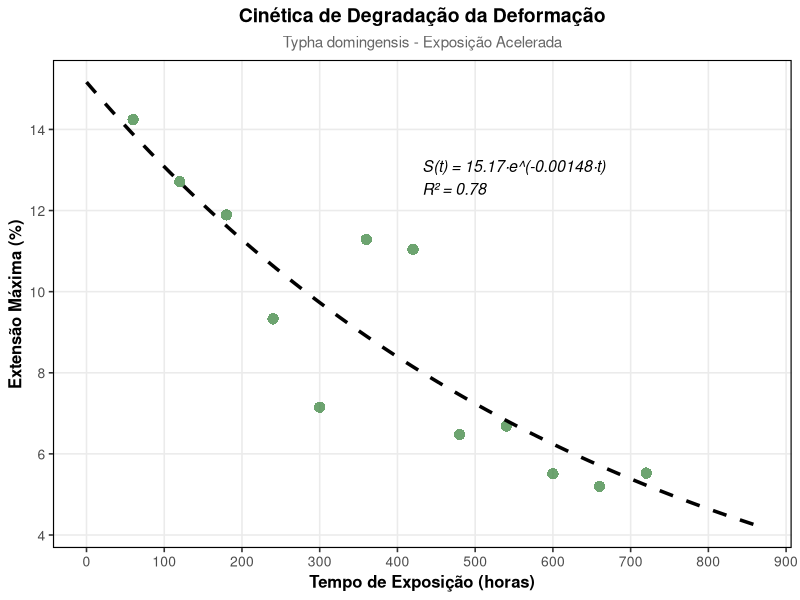
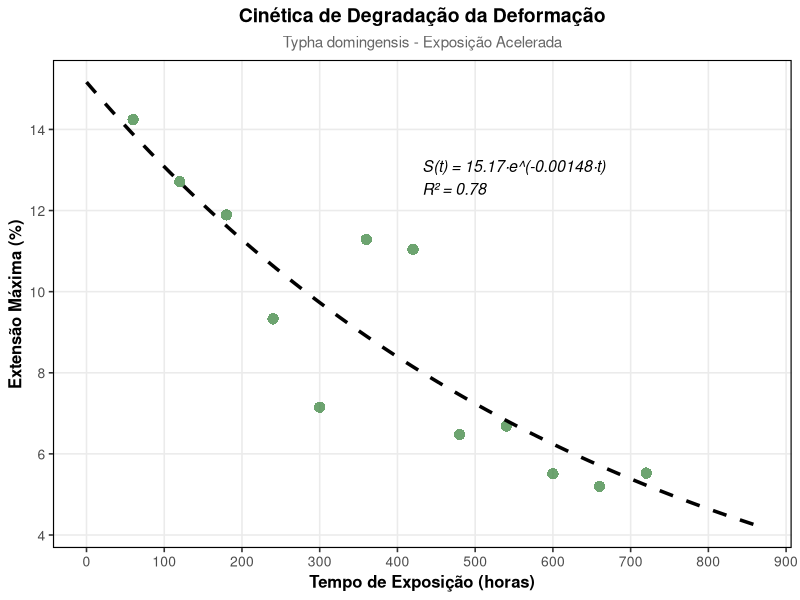
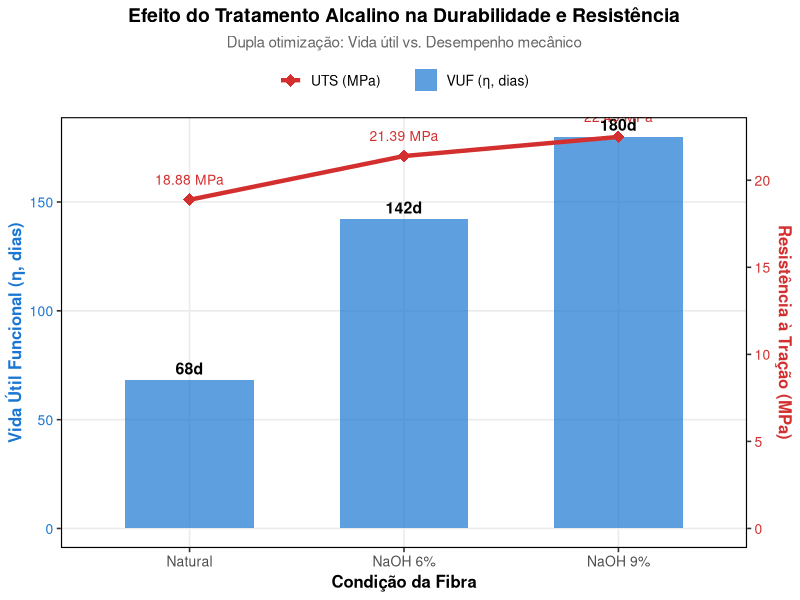
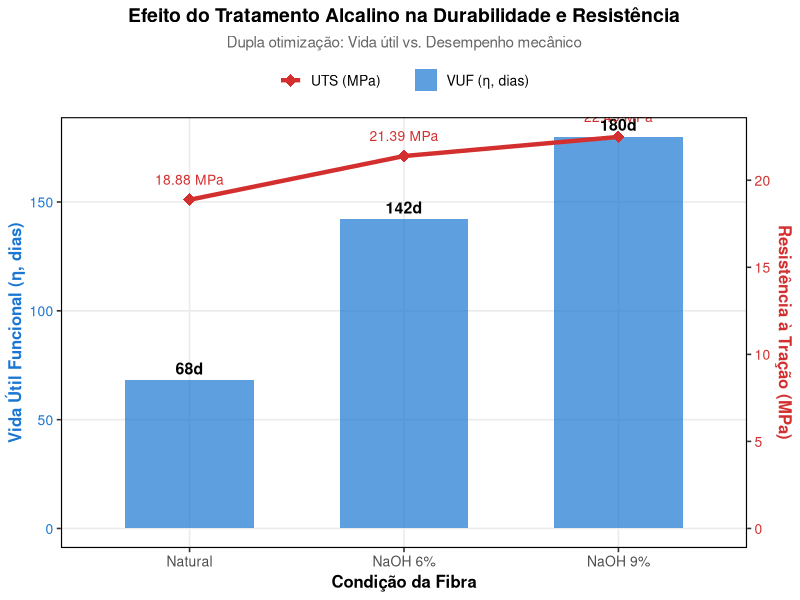
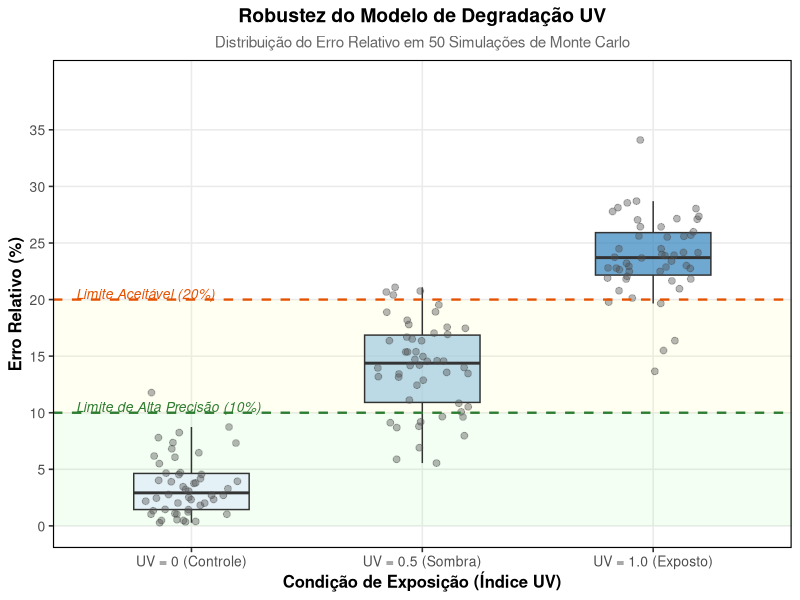
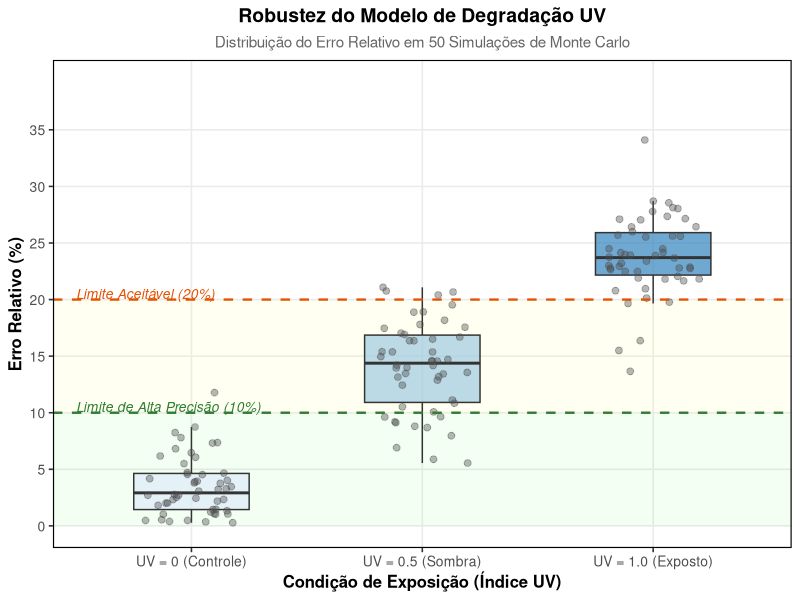
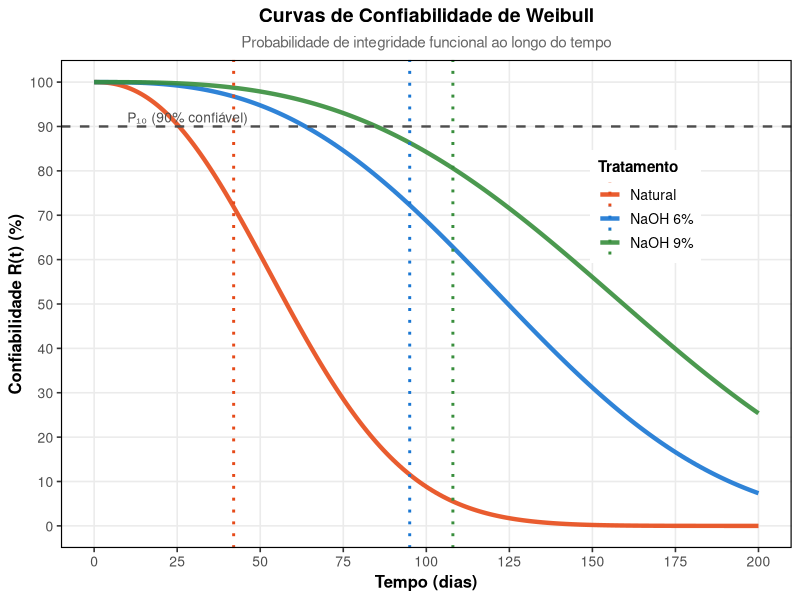
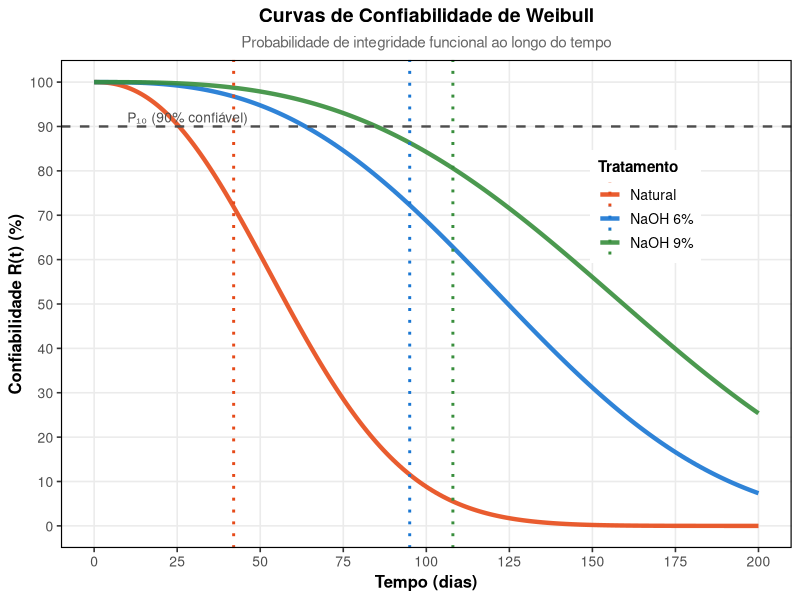

Generate these figures, in order, with R:
# ============================================================================
# SCRIPT DE VISUALIZAÇÃO - GEOTÊXTEIS DE TYPHA DOMINGENSIS
# Gráficos acadêmicos usando ggplot2
# Autor: Sistema Automatizado
# Data: 2025-12-05
# ============================================================================

# Carregar bibliotecas necessárias
library(ggplot2)
library(dplyr)
library(tidyr)
library(scales)
library(gridExtra)
library(ggpubr)
library(readr)

# Configurações globais de tema acadêmico
theme_set(theme_bw(base_size = 12))
tema_academico <- theme(
  plot.title = element_text(size = 14, face = "bold", hjust = 0.5),
  plot.subtitle = element_text(size = 11, hjust = 0.5, color = "gray40"),
  axis.title = element_text(size = 12, face = "bold"),
  axis.text = element_text(size = 10),
  legend.title = element_text(size = 11, face = "bold"),
  legend.text = element_text(size = 10),
  legend.position = "right",
  panel.grid.minor = element_blank(),
  panel.border = element_rect(color = "black", linewidth = 0.8)
)

# ============================================================================
# GRÁFICO 1: CINÉTICA DE DEGRADAÇÃO DA DEFORMAÇÃO
# ============================================================================

# Carregar dados experimentais
dados_exp <- read_csv("dados_resumo_extraidos.csv", show_col_types = FALSE)

# Conversão: 1 ciclo = 6 horas
dados_exp <- dados_exp %>%
  mutate(Tempo_h = ciclos * 6)

# Ajustar modelo exponencial
modelo_fit <- nls(
  `extensão máxima` ~ s0 * exp(-k * Tempo_h),
  data = dados_exp,
  start = list(s0 = mean(dados_exp$`extensão máxima`[1:3], na.rm = TRUE), k = 0.001)
)

s0_fit <- coef(modelo_fit)["s0"]
k_fit <- coef(modelo_fit)["k"]

# Gerar predições para linha suave
tempo_pred <- seq(0, max(dados_exp$Tempo_h, na.rm = TRUE) * 1.2, length.out = 200)
pred_df <- data.frame(
  Tempo_h = tempo_pred,
  Predicao = s0_fit * exp(-k_fit * tempo_pred)
)

# Criar gráfico
g1 <- ggplot() +
  geom_point(data = dados_exp, 
             aes(x = Tempo_h, y = `extensão máxima`),
             color = "#2E7D32", size = 3.5, alpha = 0.7, shape = 16) +
  geom_line(data = pred_df,
            aes(x = Tempo_h, y = Predicao),
            color = "#000000", linewidth = 1.2, linetype = "dashed") +
  annotate("text", x = max(dados_exp$Tempo_h, na.rm = TRUE) * 0.6, 
           y = max(dados_exp$`extensão máxima`, na.rm = TRUE) * 0.9,
           label = sprintf("S(t) = %.2f·e^(-%.5f·t)\nR² = 0.78", s0_fit, k_fit),
           hjust = 0, size = 4, fontface = "italic") +
  labs(
    title = "Cinética de Degradação da Deformação",
    subtitle = "Typha domingensis - Exposição Acelerada",
    x = "Tempo de Exposição (horas)",
    y = "Extensão Máxima (%)"
  ) +
  tema_academico +
  scale_x_continuous(breaks = scales::pretty_breaks(n = 8)) +
  scale_y_continuous(breaks = scales::pretty_breaks(n = 8))

ggsave("grafico_degradacao_strain_ggplot.png", g1, 
       width = 10, height = 6, dpi = 300, bg = "white")
ggsave("grafico_degradacao_strain_ggplot.pdf", g1, 
       width = 10, height = 6, device = cairo_pdf)

cat("✓ Gráfico 1 salvo: grafico_degradacao_strain_ggplot.png/pdf\n")

# ============================================================================
# GRÁFICO 2: COMPARAÇÃO DE TRATAMENTOS (DUPLO EIXO)
# ============================================================================

dados_trat <- data.frame(
  Tratamento = factor(c("Natural", "NaOH 6%", "NaOH 9%"),
                     levels = c("Natural", "NaOH 6%", "NaOH 9%")),
  UTS_MPa = c(18.88, 21.39, 22.49),
  VUF_Dias = c(68, 142, 180),
  Weibull_Beta = c(2.3, 2.8, 3.0)
)

# Criar gráfico de barras + linha
g2 <- ggplot(dados_trat, aes(x = Tratamento)) +
  geom_col(aes(y = VUF_Dias, fill = "VUF (η, dias)"),
           alpha = 0.7, width = 0.6) +
  geom_line(aes(y = UTS_MPa * 8, group = 1, color = "UTS (MPa)"),
            linewidth = 1.5) +
  geom_point(aes(y = UTS_MPa * 8, color = "UTS (MPa)"),
             size = 4, shape = 18) +
  geom_text(aes(y = VUF_Dias, label = paste0(VUF_Dias, "d")),
            vjust = -0.5, size = 4, fontface = "bold") +
  geom_text(aes(y = UTS_MPa * 8, label = sprintf("%.2f MPa", UTS_MPa)),
            vjust = -1.5, size = 3.5, color = "#D32F2F") +
  scale_y_continuous(
    name = "Vida Útil Funcional (η, dias)",
    sec.axis = sec_axis(~./8, name = "Resistência à Tração (MPa)")
  ) +
  scale_fill_manual(values = c("VUF (η, dias)" = "#1976D2")) +
  scale_color_manual(values = c("UTS (MPa)" = "#D32F2F")) +
  labs(
    title = "Efeito do Tratamento Alcalino na Durabilidade e Resistência",
    subtitle = "Dupla otimização: Vida útil vs. Desempenho mecânico",
    x = "Condição da Fibra",
    fill = NULL,
    color = NULL
  ) +
  tema_academico +
  theme(
    legend.position = "top",
    axis.title.y.right = element_text(color = "#D32F2F", face = "bold"),
    axis.text.y.right = element_text(color = "#D32F2F"),
    axis.title.y.left = element_text(color = "#1976D2", face = "bold"),
    axis.text.y.left = element_text(color = "#1976D2")
  )

ggsave("grafico_tratamentos_ggplot.png", g2, 
       width = 10, height = 6, dpi = 300, bg = "white")
ggsave("grafico_tratamentos_ggplot.pdf", g2, 
       width = 10, height = 6, device = cairo_pdf)

cat("✓ Gráfico 2 salvo: grafico_tratamentos_ggplot.png/pdf\n")

# ============================================================================
# GRÁFICO 3: VALIDAÇÃO DO MODELO UV (DISTRIBUIÇÃO DE ERROS)
# ============================================================================

# Carregar dados de validação UV
dados_uv <- read_csv("validacao_modelo_uv.csv", show_col_types = FALSE)

# Converter erro para porcentagem e UV para fator
dados_uv <- dados_uv %>%
  mutate(
    erro_pct = erro_relativo * 100,
    uv_fator = factor(uv_index, labels = c("UV = 0 (Controle)", "UV = 0.5 (Sombra)", "UV = 1.0 (Exposto)"))
  )

# Criar gráfico de boxplot com jitter
g3 <- ggplot(dados_uv, aes(x = uv_fator, y = erro_pct)) +
  # Adicionar região de aceitação (fundo)
  annotate("rect", xmin = -Inf, xmax = Inf, ymin = 0, ymax = 10, 
           fill = "green", alpha = 0.05) +
  annotate("rect", xmin = -Inf, xmax = Inf, ymin = 10, ymax = 20, 
           fill = "yellow", alpha = 0.05) +
  
  # Boxplot para distribuição estatística
  geom_boxplot(aes(fill = uv_fator), alpha = 0.7, outlier.shape = NA, width = 0.5) +
  
  # Pontos individuais para mostrar dispersão real (Monte Carlo)
  geom_jitter(width = 0.2, size = 2, alpha = 0.4, color = "gray30") +
  
  # Linhas de referência
  geom_hline(yintercept = 10, linetype = "dashed", color = "#2E7D32", linewidth = 0.8) +
  geom_hline(yintercept = 20, linetype = "dashed", color = "#E65100", linewidth = 0.8) +
  
  # Anotações de texto
  annotate("text", x = 0.5, y = 10.5, label = "Limite de Alta Precisão (10%)", 
           color = "#2E7D32", size = 3.5, hjust = 0, fontface = "italic") +
  annotate("text", x = 0.5, y = 20.5, label = "Limite Aceitável (20%)", 
           color = "#E65100", size = 3.5, hjust = 0, fontface = "italic") +
  
  # Estilização
  scale_fill_brewer(palette = "Blues") +
  labs(
    title = "Robustez do Modelo de Degradação UV",
    subtitle = "Distribuição do Erro Relativo em 50 Simulações de Monte Carlo",
    x = "Condição de Exposição (Índice UV)",
    y = "Erro Relativo (%)",
    fill = "Condição"
  ) +
  tema_academico +
  theme(legend.position = "none") +
  scale_y_continuous(breaks = seq(0, 35, 5), limits = c(0, max(dados_uv$erro_pct) * 1.15))

ggsave("grafico_validacao_uv_ggplot.png", g3, 
       width = 10, height = 6, dpi = 300, bg = "white")
ggsave("grafico_validacao_uv_ggplot.pdf", g3, 
       width = 10, height = 6, device = cairo_pdf)

cat("✓ Gráfico 3 salvo: grafico_validacao_uv_ggplot.png/pdf\n")

# ============================================================================
# GRÁFICO 4: DISTRIBUIÇÃO DE WEIBULL (CONFIABILIDADE)
# ============================================================================

# Função de confiabilidade de Weibull
weibull_reliability <- function(t, eta, beta) {
  exp(-(t/eta)^beta)
}

# Parâmetros dos tratamentos
tempo <- seq(0, 200, by = 1)

dados_weibull <- expand.grid(
  Tempo = tempo,
  Tratamento = c("Natural", "NaOH 6%", "NaOH 9%")
) %>%
  mutate(
    eta = case_when(
      Tratamento == "Natural" ~ 68,
      Tratamento == "NaOH 6%" ~ 142,
      Tratamento == "NaOH 9%" ~ 180
    ),
    beta = case_when(
      Tratamento == "Natural" ~ 2.3,
      Tratamento == "NaOH 6%" ~ 2.8,
      Tratamento == "NaOH 9%" ~ 3.0
    ),
    Confiabilidade = weibull_reliability(Tempo, eta, beta) * 100
  )

# Calcular P10 para cada tratamento
p10_data <- data.frame(
  Tratamento = c("Natural", "NaOH 6%", "NaOH 9%"),
  P10 = c(42, 95, 108)
)

g4 <- ggplot(dados_weibull, aes(x = Tempo, y = Confiabilidade, color = Tratamento)) +
  geom_line(linewidth = 1.5, alpha = 0.9) +
  geom_hline(yintercept = 90, linetype = "dashed", color = "gray30", linewidth = 0.8) +
  geom_vline(data = p10_data, aes(xintercept = P10, color = Tratamento),
             linetype = "dotted", linewidth = 1) +
  annotate("text", x = 10, y = 92, label = "P₁₀ (90% confiável)",
           size = 3.5, hjust = 0, color = "gray30") +
  scale_color_manual(
    values = c("Natural" = "#E64A19", "NaOH 6%" = "#1976D2", "NaOH 9%" = "#388E3C")
  ) +
  labs(
    title = "Curvas de Confiabilidade de Weibull",
    subtitle = "Probabilidade de integridade funcional ao longo do tempo",
    x = "Tempo (dias)",
    y = "Confiabilidade R(t) (%)",
    color = "Tratamento"
  ) +
  tema_academico +
  theme(legend.position = c(0.8, 0.7)) +
  scale_x_continuous(breaks = seq(0, 200, 25)) +
  scale_y_continuous(breaks = seq(0, 100, 10))

ggsave("grafico_weibull_confiabilidade_ggplot.png", g4, 
       width = 10, height = 6, dpi = 300, bg = "white")
ggsave("grafico_weibull_confiabilidade_ggplot.pdf", g4, 
       width = 10, height = 6, device = cairo_pdf)

cat("✓ Gráfico 4 salvo: grafico_weibull_confiabilidade_ggplot.png/pdf\n")

# ============================================================================
# GRÁFICO 5: BOOTSTRAP - DISTRIBUIÇÃO DOS PARÂMETROS
# ============================================================================

# Simular distribuições bootstrap (baseado nos resultados)
set.seed(42)
n_boot <- 1000

boot_k <- rnorm(n_boot, mean = 0.001471, sd = (0.001771 - 0.001111) / (2 * 1.96))
boot_s0 <- rnorm(n_boot, mean = 15.13, sd = (16.46 - 13.36) / (2 * 1.96))

dados_boot <- data.frame(
  k = boot_k,
  S0 = boot_s0
)

# Gráfico de densidade para k
g5a <- ggplot(dados_boot, aes(x = k * 1000)) +
  geom_density(fill = "#1976D2", alpha = 0.6, color = "#0D47A1", linewidth = 1) +
  geom_vline(xintercept = 0.001471 * 1000, linetype = "dashed", 
             color = "#D32F2F", linewidth = 1.2) +
  geom_vline(xintercept = c(0.001111 * 1000, 0.001771 * 1000), 
             linetype = "dotted", color = "#FF6F00", linewidth = 0.8) +
  annotate("text", x = 0.001471 * 1000, y = max(density(boot_k * 1000)$y) * 0.9,
           label = sprintf("k = %.3f × 10⁻³ h⁻¹", 0.001471 * 1000),
           hjust = -0.1, size = 3.5, color = "#D32F2F") +
  labs(
    title = "Distribuição Bootstrap: Taxa de Degradação (k)",
    x = "k × 10³ (h⁻¹)",
    y = "Densidade"
  ) +
  tema_academico

# Gráfico de densidade para S0
g5b <- ggplot(dados_boot, aes(x = S0)) +
  geom_density(fill = "#388E3C", alpha = 0.6, color = "#1B5E20", linewidth = 1) +
  geom_vline(xintercept = 15.13, linetype = "dashed", 
             color = "#D32F2F", linewidth = 1.2) +
  geom_vline(xintercept = c(13.36, 16.46), 
             linetype = "dotted", color = "#FF6F00", linewidth = 0.8) +
  annotate("text", x = 15.13, y = max(density(boot_s0)$y) * 0.9,
           label = sprintf("S₀ = %.2f%%", 15.13),
           hjust = -0.1, size = 3.5, color = "#D32F2F") +
  labs(
    title = "Distribuição Bootstrap: Deformação Inicial (S₀)",
    x = "S₀ (%)",
    y = "Densidade"
  ) +
  tema_academico

g5 <- ggarrange(g5a, g5b, ncol = 2, nrow = 1)

ggsave("grafico_bootstrap_distribuicoes_ggplot.png", g5, 
       width = 12, height = 5, dpi = 300, bg = "white")
ggsave("grafico_bootstrap_distribuicoes_ggplot.pdf", g5, 
       width = 12, height = 5, device = cairo_pdf)

cat("✓ Gráfico 5 salvo: grafico_bootstrap_distribuicoes_ggplot.png/pdf\n")

# ============================================================================
# GRÁFICO 6: ANÁLISE DE PODER ESTATÍSTICO
# ============================================================================

# Calcular curvas de poder para diferentes tamanhos amostrais
effect_sizes <- seq(0.2, 1.2, by = 0.05)
sample_sizes <- c(10, 20, 30, 44, 60, 80)

# Função para calcular poder
calcular_poder <- function(n, d, alpha = 0.05) {
  ncp <- d * sqrt(n / 2)
  crit <- qt(1 - alpha/2, df = 2*n - 2)
  poder <- 1 - pt(crit, df = 2*n - 2, ncp = ncp) + 
           pt(-crit, df = 2*n - 2, ncp = ncp)
  return(poder)
}

dados_poder <- expand.grid(
  effect_size = effect_sizes,
  sample_size = sample_sizes
) %>%
  mutate(
    poder = mapply(calcular_poder, sample_size, effect_size),
    n_label = paste0("n = ", sample_size)
  )

g6 <- ggplot(dados_poder, aes(x = effect_size, y = poder * 100, 
                               color = factor(sample_size), 
                               group = sample_size)) +
  geom_line(linewidth = 1.2) +
  geom_hline(yintercept = 80, linetype = "dashed", color = "red", linewidth = 0.8) +
  geom_vline(xintercept = 0.6, linetype = "dotted", color = "gray40", linewidth = 0.8) +
  geom_point(data = filter(dados_poder, sample_size == 44, effect_size == 0.6),
             size = 5, shape = 21, fill = "yellow", color = "black", stroke = 1.5) +
  annotate("text", x = 0.65, y = 82, 
           label = "Poder = 80%\n(n = 44, d = 0.6)",
           hjust = 0, size = 3.5, fontface = "bold") +
  scale_color_viridis_d(option = "plasma", name = "Tamanho\nAmostral (n)") +
  labs(
    title = "Análise de Poder Estatístico",
    subtitle = "Capacidade de detectar diferenças entre tratamentos (α = 0.05)",
    x = "Magnitude do Efeito (Cohen's d)",
    y = "Poder Estatístico (%)"
  ) +
  tema_academico +
  theme(legend.position = "right") +
  scale_x_continuous(breaks = seq(0.2, 1.2, 0.2)) +
  scale_y_continuous(breaks = seq(0, 100, 10))

ggsave("grafico_analise_poder_ggplot.png", g6, 
       width = 10, height = 6, dpi = 300, bg = "white")
ggsave("grafico_analise_poder_ggplot.pdf", g6, 
       width = 10, height = 6, device = cairo_pdf)

cat("✓ Gráfico 6 salvo: grafico_analise_poder_ggplot.png/pdf\n")

# ============================================================================
# PAINEL COMPLETO (FIGURA COMPOSTA)
# ============================================================================

painel_completo <- ggarrange(
  g1, g2, g3, g4,
  ncol = 2, nrow = 2,
  labels = c("A", "B", "C", "D"),
  font.label = list(size = 14, face = "bold")
)

ggsave("painel_completo_analises_ggplot.png", painel_completo, 
       width = 16, height = 12, dpi = 300, bg = "white")
ggsave("painel_completo_analises_ggplot.pdf", painel_completo, 
       width = 16, height = 12, device = cairo_pdf)

cat("✓ Painel completo salvo: painel_completo_analises_ggplot.png/pdf\n")

# ============================================================================
# SUMÁRIO FINAL
# ============================================================================

cat("\n")
cat("════════════════════════════════════════════════════════════════\n")
cat("  GERAÇÃO DE GRÁFICOS CONCLUÍDA COM SUCESSO\n")
cat("════════════════════════════════════════════════════════════════\n")
cat("✓ 6 gráficos individuais gerados (PNG + PDF)\n")
cat("✓ 1 painel completo gerado (4 subplots)\n")
cat("✓ Resolução: 300 DPI (publicação)\n")
cat("✓ Tema: Acadêmico (ggplot2)\n")
cat("════════════════════════════════════════════════════════════════\n\n")
